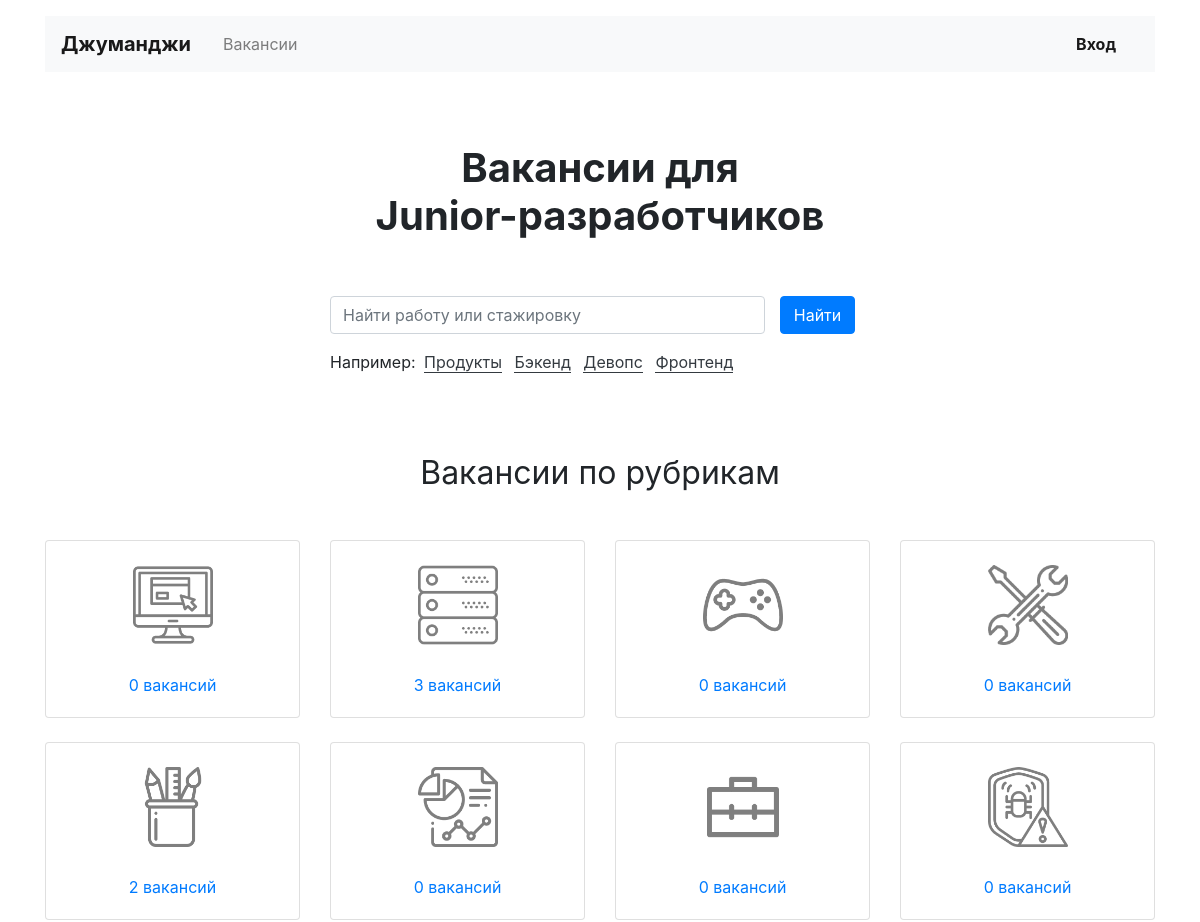
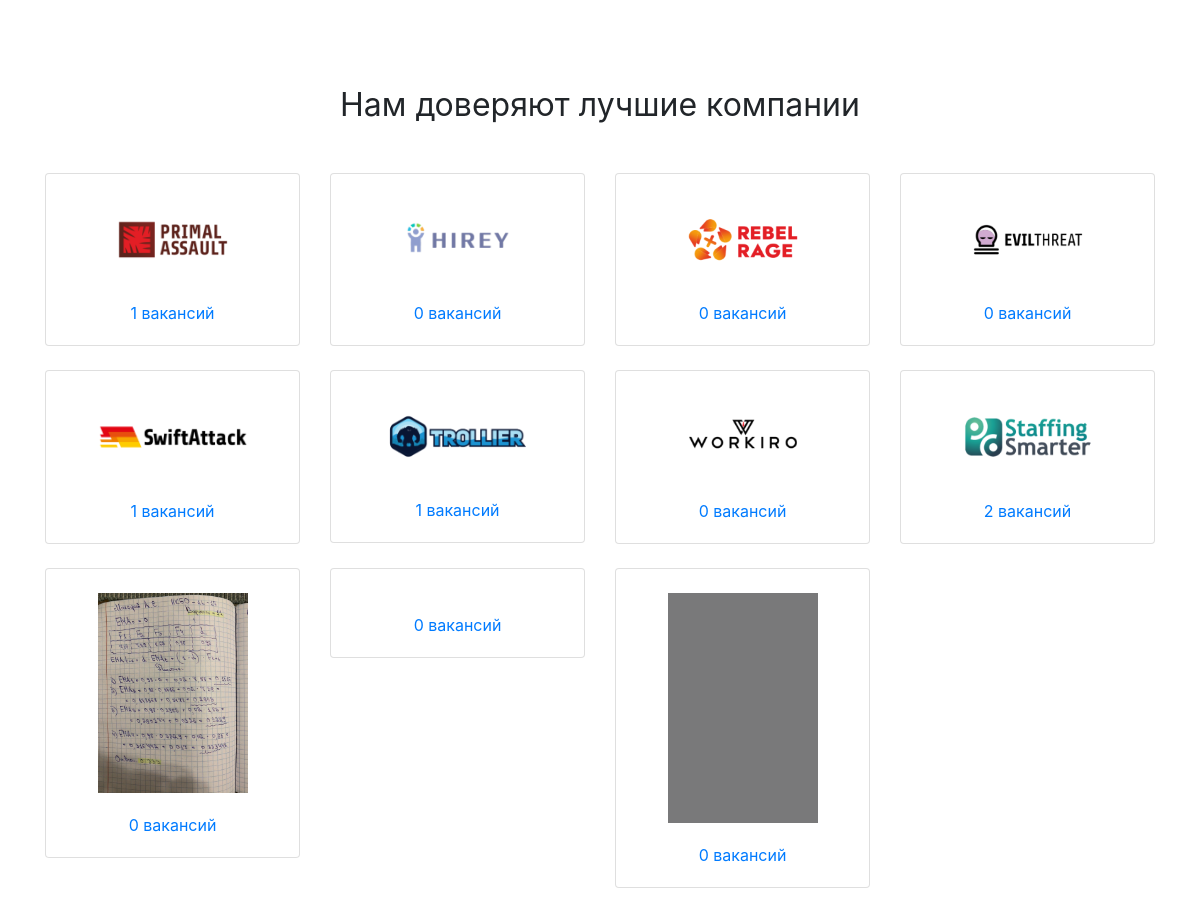
The page / on the database its author committed (2 pictures, top to bottom).
### vacancies/models.py (models this page shows, shortened)
class Specialty(models.Model):
    code = models.CharField(max_length=64)
    title = models.CharField(max_length=64)
    picture = models.ImageField(upload_to=MEDIA_SPECIALITY_IMAGE_DIR, default='https://place-hold.it/100x60')

class Company(models.Model):
    name = models.CharField(max_length=64)
    location = models.CharField(max_length=64)
    logo = models.ImageField(upload_to=MEDIA_COMPANY_IMAGE_DIR, default='https://place-hold.it/100x60')
    description = models.TextField()
    employee_count = models.CharField(max_length=20)
    owner = models.OneToOneField(User, on_delete=models.CASCADE)

### vacancies/views/public.py (the view)
# urls.py: path('', public.MainView.as_view(), name='/'),
class MainView(View):
    def get(self, request):
        companies = models.Company.objects.all().annotate(count_vacancies=Count('vacancies'))
        specialties = models.Specialty.objects.all().annotate(count_vacancies=Count('vacancies'))
        context = {
            'specialties': specialties,
            'companies': companies,
            'random_specialties': random.sample(list(models.Specialty.objects.all()), 4)
        }
        return render(request, 'vacancies/public/index.html', context=context)

### vacancies/templates/vacancies/public/index.html (shortened to what this page needs)
{% extends '../base.html' %}
  {% block content %}
  <main class="container mt-3">
    <section>
      <h1 class="h1 text-center mx-auto mt-4 py-5"><strong>Вакансии для <br>Junior-разработчиков</strong></h1>
      <div class="row">
        <div class="col-12 col-md-8 col-lg-6 offset-lg-3 offset-md-2">
          <form class="form-inline mb-3" enctype="multipart/form-data">
            <div class="form-group col-8 col-md-10 pl-0">
              <input class="form-control w-100" type="search" placeholder="Найти работу или стажировку" aria-label="Найти работу или стажировку">
            </div>
            <div class="form-group col-4 col-md-2 pl-0">
              <button class="btn btn-primary w-100" type="submit">Найти</button>
            </div>
          </form>
          <p>Например:
            {% for specialty in random_specialties %}
            <a href="{% url 'specialization' specialty.code %}" class="text-dark border-bottom border-dark m-1 text-decoration-none">{{ specialty.title }}</a>
            {% endfor %}
          </p>
        </div>
      </div>
    </section>
    <section class="mt-5 pt-3">
      <h2 class="h2 font-weight-normal text-center mb-5">Вакансии по рубрикам</h2>
      <div class="row mb-0">
        {% for specialty in specialties %}
        <div class="col-6 col-md-6 col-lg-3">
          <div class="card pt-4 text-center mb-4">
            <a href="{% url 'specialization' specialty.code %}" style="max-width: 150px;" class="mx-auto d-block">
            <img class="mx-auto d-block" src="{{ specialty.picture.url }}" width="80" height="80" alt="">
            </a>
            <div class="card-body">
              <p class="card-text"><a href="{% url 'specialization' specialty.code %}">
                {{ specialty.count_vacancies }} вакансий</a></p>
            </div>
          </div>
        </div>
        {% endfor %}
      </div>
    </section>
    <section class="my-5 pt-3">
      <h2 class="h2 font-weight-normal text-center mb-5">Нам доверяют лучшие компании</h2>
      <div class="row mb-0">
        {% for company in companies %}
        <div class="col-6 col-md-6 col-lg-3">
          <div class="card pt-4 text-center mb-4">
            <a href="{% url 'company' company.id %}" style="max-width: 150px;" class="mx-auto d-block">
              <img class="mx-auto d-block mw-100" src='{{ company.logo.url }}' alt="">
            </a>
            <div class="card-body">
              <p class="card-text"><a href="{% url 'company' company.id %}">
                {{ company.count_vacancies }} вакансий</a></p>
            </div>
          </div>
        </div>
        {% endfor %}
      </div>
    </section>
  </main>
  {% endblock %}

### vacancies/templates/vacancies/base.html (shortened to what this page needs)
<!DOCTYPE html>
<html lang="ru">
<head>
  <link rel="stylesheet" href="https://stackpath.bootstrapcdn.com/bootstrap/4.3.1/css/bootstrap.min.css">
</head>
<body>
  <header class="container mt-3">
    <nav class="navbar navbar-expand-lg navbar-light bg-light">
      <a class="navbar-brand mr-4 font-weight-bold" href="{% url '/' %}">Джуманджи</a>
      <div class="collapse navbar-collapse justify-content-between" id="navbarNav">
        <ul class="navbar-nav col-10">
          <li class="nav-item">
            <a class="nav-link" href="{% url 'vacancies' %}">Вакансии</a>
          </li>
        </ul>
        <ul class="navbar-nav col-2 justify-content-end">
          {% if user.is_authenticated %}
            <div class="btn-group">
                <button type="button" class="btn dropdown-toggle font-weight-bold" data-toggle="dropdown" aria-haspopup="true" aria-expanded="false">
                  {{ user.first_name }} {{ user.last_name }}
                </button>
                <div class="dropdown-menu dropdown-menu-right mt-3">
                  <a href="{% url 'resume' %}" class="dropdown-item py-2">Резюме</a>
                  <a href="{% url 'my_company' %}" class="dropdown-item py-2">Компания</a>
                  <a href="{% url 'logout' %}" class="dropdown-item py-2">Выйти</a>
                </div>
            </div>
          {% else %}
          <li class="nav-item active">
            <a href="{% url 'login' %}" class="nav-link font-weight-bold">Вход</a>
          </li>
          {% endif %}
        </ul>
      </div>
    </nav>
  </header>
  {% block content %} {% endblock %}
</body>
</html>

### rows shown on the page
Specialty: title "Продукты", picture (picture), count_vacancies "0"
Specialty: title "Бэкенд", picture (picture), count_vacancies "3"
Specialty: title "Девопс", picture (picture), count_vacancies "0"
Specialty: title "Фронтенд", picture (picture), count_vacancies "0"
Specialty: picture (picture), count_vacancies "0"
Specialty: picture (picture), count_vacancies "2"
Specialty: picture (picture), count_vacancies "0"
Specialty: picture (picture), count_vacancies "0"
Company: logo (picture), count_vacancies "1"
Company: logo (picture), count_vacancies "0"
Company: logo (picture), count_vacancies "0"
Company: logo (picture), count_vacancies "0"
Company: logo (picture), count_vacancies "1"
Company: logo (picture), count_vacancies "1"
Company: logo (picture), count_vacancies "0"
Company: logo (picture), count_vacancies "2"
Company: logo (picture), count_vacancies "0"
Company: count_vacancies "0"
Company: logo (picture), count_vacancies "0"
